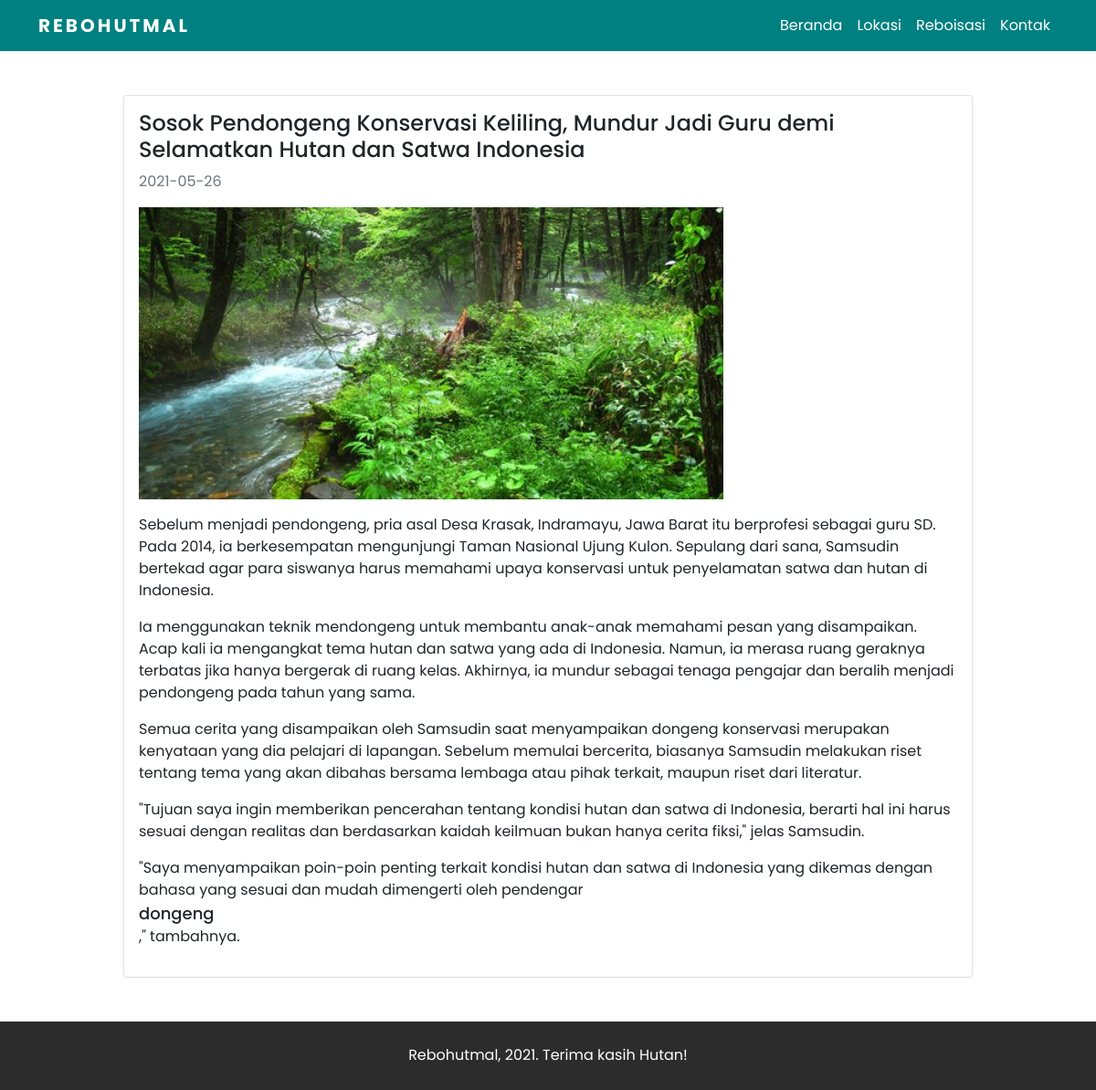
Page /berita.php?p=10 on the committed database.
### tables this page shows
CREATE TABLE `berita` (
  `id` int(11) NOT NULL,
  `judul_berita` varchar(165) NOT NULL,
  `isi_berita` text NOT NULL,
  `waktu_post` date NOT NULL,
  `cover_berita` varchar(255) NOT NULL
);

### functions.php (called while the page is built, shortened)
<?php
$conn = mysqli_connect("localhost", "root", "", "farah_ta");
function my_query($query) {
	global $conn;
	return mysqli_query($conn, $query);
}
function my_query_get($query) {
	$rows = [];
	$result = my_query($query);
	while ( $row = mysqli_fetch_assoc($result) ) {
		$rows[] = $row;
	}
	return $rows;
}

### berita.php (the view, shortened to what this page needs)
<?php
require "functions.php";
$id = $_GET['p'];
$data = my_query_get("SELECT * FROM berita WHERE id = '$id'")[0];
?>
<?php require_once 'templates/header.php' ?>
<div class="container mt-5 mb-5">
	<div class="col-md-10 m-auto">
		<div class="card berita-card">
		  <div class="card-body">
		    <h4 class="card-title"><?= $data['judul_berita'] ?></h4>
		    <p class="text-muted"><?= $data['waktu_post'] ?></p>
		    <img src="assets/thumbnails/<?= $data['cover_berita'] ?>" class="card-img-top m-auto mb-3">
		    <div class="card-text">
		    	<?= $data['isi_berita'] ?>
		    </div>
		  </div>
		</div>
	</div>
</div>
<?php require_once 'templates/footer.php' ?>

### style.css (style rules this page uses)
body { font-family: 'Poppins', sans-serif; }
.card { height: 370px; overflow: hidden; }
.card a { display: block; font-size: 18px; text-decoration: none; color: inherit; font-weight: 500; }
.card img, .card iframe { height: 210px; object-fit: cover; }
.berita-card .card-img-top { border-radius: 0; width: 640px; height: auto; }
.berita-card { height: auto; }

### rows in the picture
berita: judul_berita "Sosok Pendongeng Konservasi Keliling, Mundur Jadi Guru demi Selamatkan Hutan dan Satwa Indonesia", waktu_post "2021-05-26", cover_berita (picture), isi_berita "Sebelum menjadi pendongeng, pria asal Desa Krasak, Indramayu, Jawa Barat itu berprofesi sebagai guru SD. Pada 2014, ia berkesempatan mengunjungi Taman Nasional Ujung Kulon. Sepulang dari sana, Samsudin bertekad agar para siswanya harus memahami upaya konservasi untuk penyelamatan satwa dan hutan di Indonesia. Ia menggunakan teknik mendongeng untuk membantu anak-anak memahami pesan yang disampaikan. Acap kali ia mengangkat tema hutan dan satwa yang ada di Indonesia. Namun, ia merasa ruang geraknya terbatas jika hanya bergerak di ruang kelas. Akhirnya, ia mundur sebagai tenaga pengajar dan beralih menjadi pendongeng pada tahun yang sama. Semua cerita yang disampaikan oleh Samsudin saat…"
